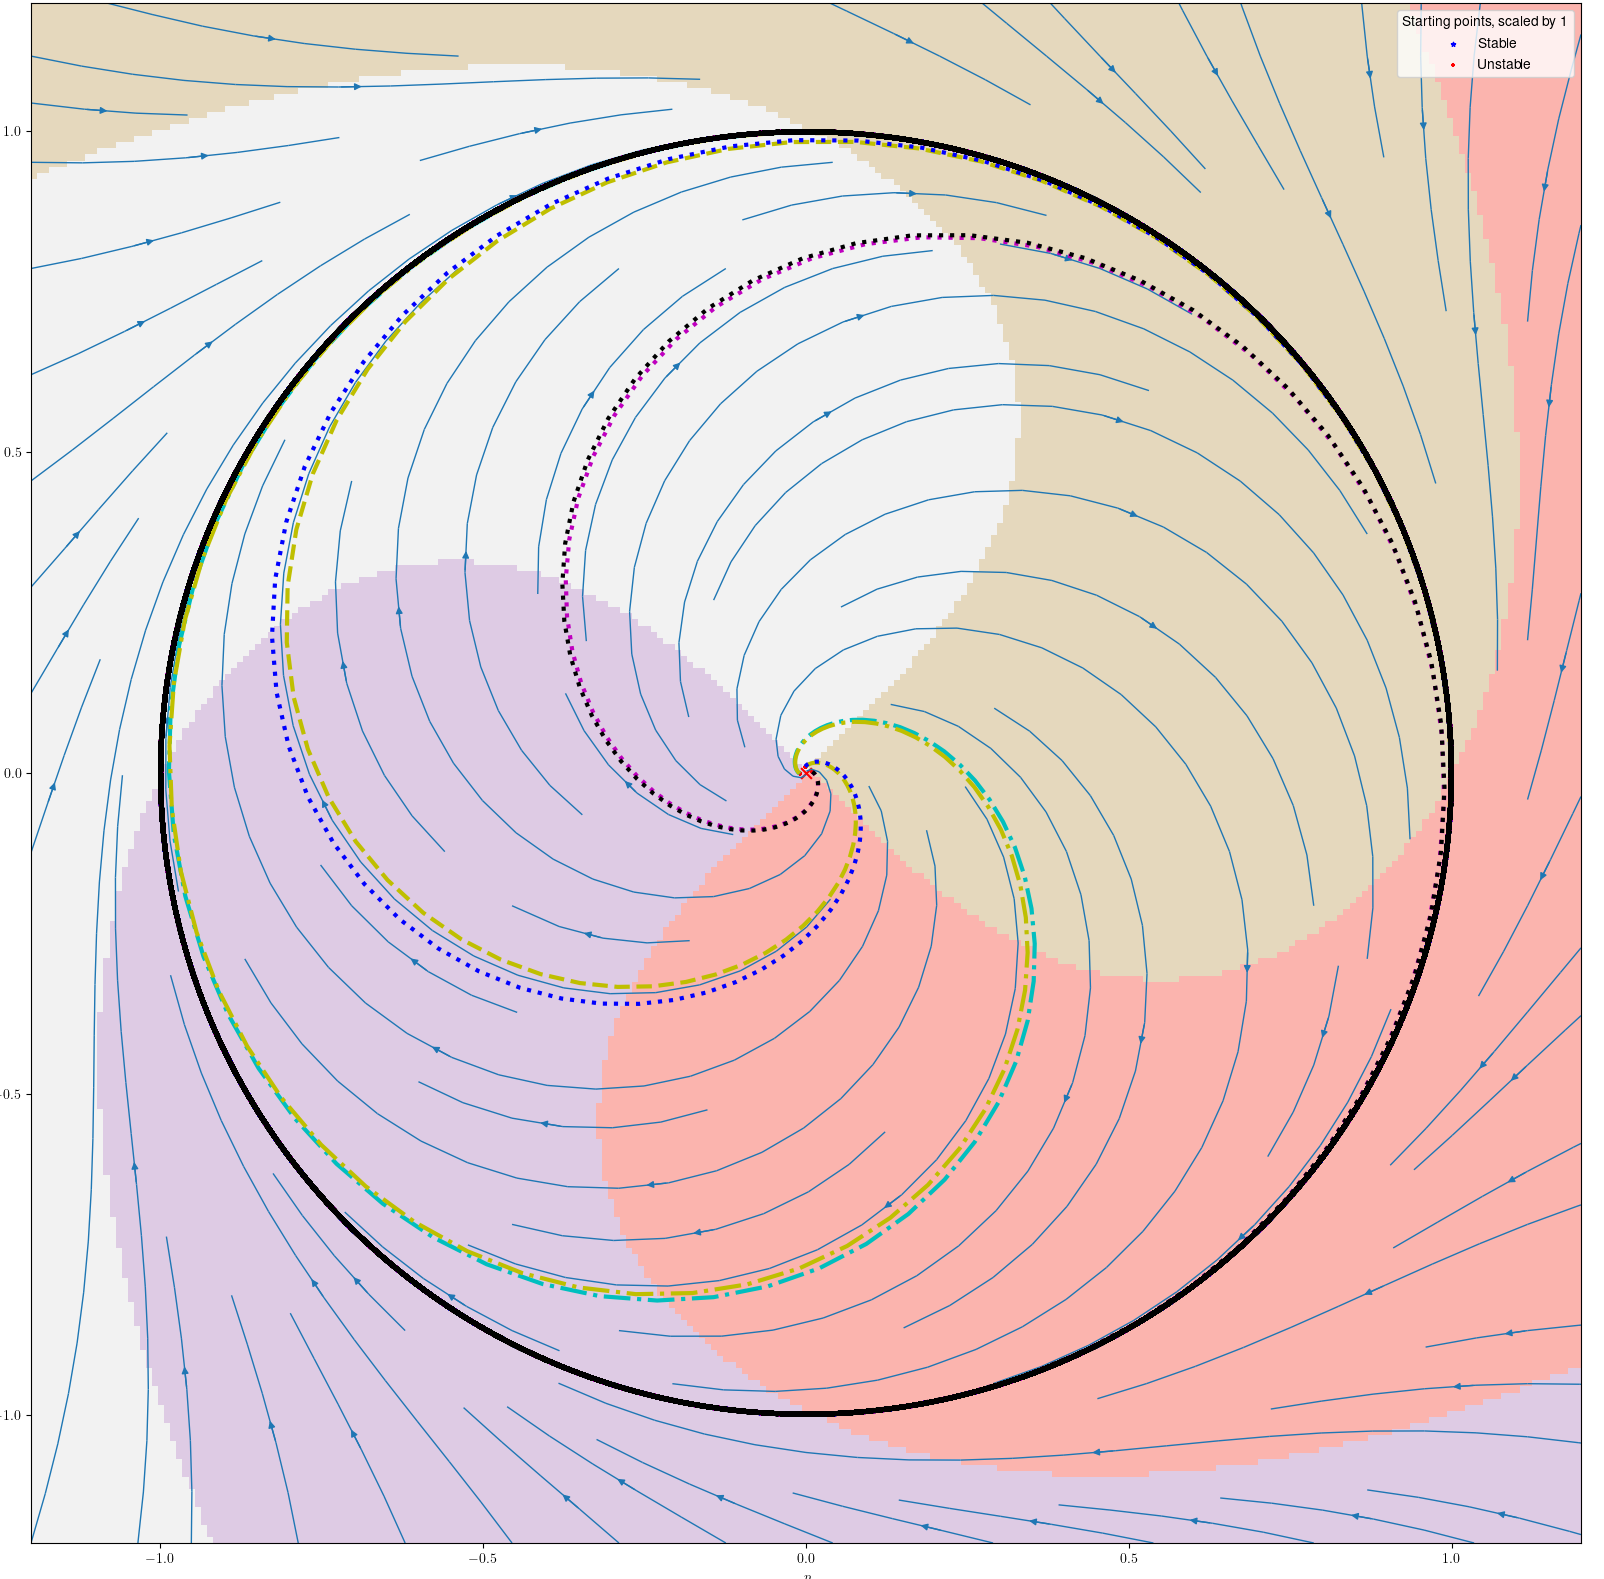

Generate this figure with Python:
# Copyright (C) 2019 Greenweaves Software Limited

# This is free software: you can redistribute it and/or modify
# it under the terms of the GNU General Public License as published by
# the Free Software Foundation, either version 3 of the License, or
# (at your option) any later version.

# This software is distributed in the hope that it will be useful,
# but WITHOUT ANY WARRANTY; without even the implied warranty of
# MERCHANTABILITY or FITNESS FOR A PARTICULAR PURPOSE.  See the
# GNU General Public License for more details.

# You should have received a copy of the GNU General Public License
# along with GNU Emacs.  If not, see <http://www.gnu.org/licenses/

''' Q1.2 A limit cycle with analytic Floquet exponent'''

from sys               import path
from matplotlib.pyplot import figure, savefig,show
from phase             import generate,plot_phase_portrait,plot_stability


def floquet(q,p):
    return (p+q*(1-q*q-p*p),-q+p*(1-q*q-p*p))

figure(figsize=(20,20))
X,Y,U,V,fixed_points = generate(f=floquet,
                                nx   = 256,
                                ny   = 256,
                                xmin = -1.2,
                                xmax = 1.2,
                                ymin = -1.2,
                                ymax = 1.2)

plot_phase_portrait(X,Y,U,V,fixed_points,
                    main_title = r'$\dot{p}=p+q(1-q^2-p^2),\dot{q}=-q+p(1-q^2-p^2)$',
                    supertitle = 'Q1.2 A limit cycle with analytic Floquet exponent.'
                                ' (ChaosBook.org version 14.5.7, exercise 5.1)',
                    xname      = '$p$',
                    yname      = '$q$')

plot_stability(f            = floquet,
               fixed_points = fixed_points,
               Limit        = 0.99,
               step         = 0.1,
               N            = 50000,
               R            = 0.01)

savefig('floquet.png')

show()
